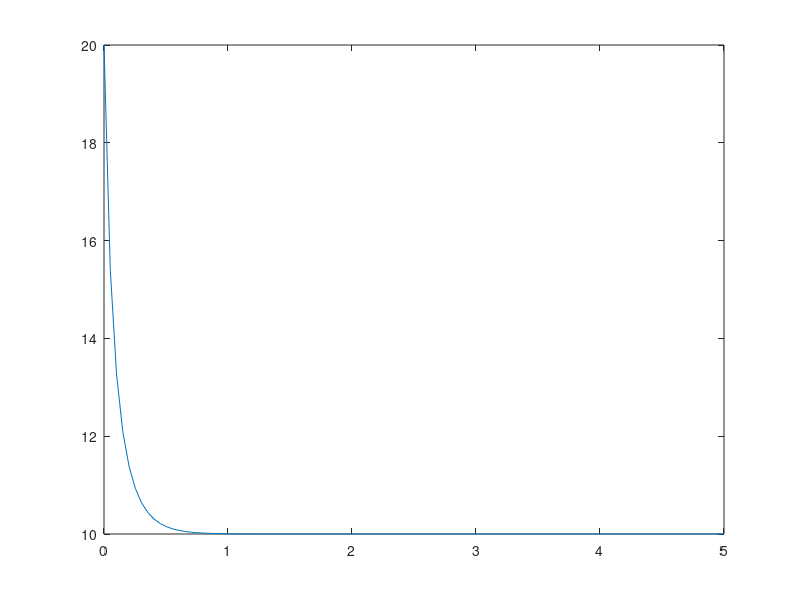

MATLAB code for this plot: (Note: this script raises an error after producing the figure.)
%% Variables

Analyt_Sol = @(t) 200./(20-10*exp(-7.*t));  % Analytical Solution
f = @(p) 7*(1-p/10)*p;						% ODE diff(p) = f(p)
D_f = @(p)(7*(1-p/5));						% diff of f wrt p
p0 = 20;									% Initial value
t_end = 5;									% end time
dt = [1 1/2 1/4 1/8 1/16 1/32];				% time steps
Er_ExEul = zeros(1, length(dt));			% App. Error of Explicit Euler method
Er_Heun = zeros(1, length(dt));				% App. Error of method of Heun
Er_ImEul = zeros(1, length(dt));			% App. Error of Implicit Euler
Er_AdMol = zeros(1, length(dt));			% App. Error of Adams Moulton method
Er_AML1 = zeros(1, length(dt));				% App. Error of Adams Moulton Linearization-1
Er_AML2 = zeros(1, length(dt));				% App. Error of Adams Moulton Linearization-2
% Color definition matrix for graphs
Color = {[1 1 0], [1 0 1], [0 1 1], [1 0 0], [0 1 0], [0 0 1], [0 0 0]};
% Figure position matrix for figures
FigPosition = {[66 277 512 384], [436 278 512 384], [855 278 512 384], [66 1 512 384], [434 1 512 384],[855 1 512 384]};

%% a)

p = 20;                                  % Y axis value limits
t = linspace(t_end,0);
close all
set(0, 'DefaultFigurePosition', FigPosition{1})
figure
plot(t,Analyt_Sol(t));                   % Plotted p(t) in a graph


%% b)

% Explicit Euler
% all Explicit Euler aproximation values are calculated along with the
% error E_Ex_Eul

set(0, 'DefaultFigurePosition', FigPosition{1})
close all
figure('name','Explicit Euler');

for i=1:length(dt)
t = 0:dt(i):t_end;
p = Analyt_Sol(t);

y = Euler(f,p0,dt(i),t_end);
Er_ExEul(i) = sqrt((dt(i)/5)*sum((y-p).^2));
plot(t,y,'Color',Color{i},'LineStyle','-')
hold on
end

plot(t,p,'Color',Color{length(dt)+1},'LineStyle','-')
axis([0,5,0,20]);
fprintf(['The following vector shows the errors obtained for comparing '...
         'the euler approximation to the analytical sol. on different steps.\n']);
disp(Er_ExEul)
fprintf(['Error Factors for Explicit Euler method: \n']);
Er_ExEul_Factor = Er_ExEul(1:end-1)./Er_ExEul(2:end);
disp(Er_ExEul_Factor)

xlabel('Time t')
legend(strcat('Explicit Euler with dt =',' ',num2str(dt(1))),...
       strcat('Explicit Euler with dt =',' ',num2str(dt(2))),...
       strcat('Explicit Euler with dt =',' ',num2str(dt(3))),...
       strcat('Explicit Euler with dt =',' ',num2str(dt(4))),...
	   strcat('Explicit Euler with dt =',' ',num2str(dt(5))),...
	   strcat('Explicit Euler with dt =',' ',num2str(dt(6))),...
       'Analytical Solution', 'Location','northeast')
title(['Comparison of Explicit Euler approximations wtr time step ' ...
       'and analytical solution.'])
hold off

% Heun
% all Heun aproximation values are calculated along with the
% error Er_Heun

set(0, 'DefaultFigurePosition', FigPosition{2})
figure('name','Heun');

for i=1:length(dt)
t = 0:dt(i):t_end;
p = Analyt_Sol(t);

y = Heun(f,p0,dt(i),t_end);
Er_Heun(i) = sqrt((dt(i)/5)*sum((y-p).^2));
plot(t,y,'Color',Color{i},'LineStyle','-')
hold on
end

plot(t,p,'Color',Color{length(dt)+1},'LineStyle','-')
axis([0,5,0,20]);
fprintf(['The following vector shows the errors obtained for comparing '...
         'the euler approximation to the analytical sol. on different steps.\n']);
disp(Er_Heun)
xlabel('Time t')
legend(strcat('Heun with dt =',' ',num2str(dt(1))),...
       strcat('Heun with dt =',' ',num2str(dt(2))),...
       strcat('Heun with dt =',' ',num2str(dt(3))),...
       strcat('Heun with dt =',' ',num2str(dt(4))),...
	   strcat('Heun with dt =',' ',num2str(dt(5))),...
	   strcat('Heun with dt =',' ',num2str(dt(6))),...
       'Analytical Solution', 'Location','northeast')
title(['Comparison of Heun approximations wtr time step ' ...
       'and analytical solution.'])
hold off


%% c) and d)
% Implicit Euler
% all Implicit Euler aproximation values are calculated along with the
% error Er_ImEul

set(0, 'DefaultFigurePosition', FigPosition{3})
figure('name','Implicit Euler');

for i=1:length(dt)
t = 0:dt(i):t_end;
p = Analyt_Sol(t);
y = Im_Eul(f,D_f,p0,dt(i),t_end);
Er_ImEul(i) = sqrt((dt(i)/5)*sum((y-p).^2));
plot(t,y,'Color',Color{i},'LineStyle','-')
hold on
end

plot(t,p,'Color',Color{length(dt)+1},'LineStyle','-')
axis([0,5,0,20]);
fprintf(['The following vector shows the errors obtained for comparing '...
         'the euler approximation to the analytical sol. on different steps.\n']);
disp(Er_ImEul)
Er_ImEul_Factor = Er_ImEul(1:end-1)./Er_ImEul(2:end);
disp(Er_ImEul_Factor)
xlabel('Time t')
legend(strcat('dt =',' ',num2str(dt(1))),...
       strcat('dt =',' ',num2str(dt(2))),...
       strcat('dt =',' ',num2str(dt(3))),...
       strcat('dt =',' ',num2str(dt(4))),...
	   strcat('dt =',' ',num2str(dt(5))),...
	   strcat('dt =',' ',num2str(dt(6))),...
       'Analytical Solution', 'Location','northeast')
title(['Comparison of Implicit Euler approximations wtr time step ' ...
       'and analytical solution.'])
hold off


% Adams Moulton
% all Adams Moulton aproximation values are calculated along with the
% error Er_Heun

set(0, 'DefaultFigurePosition', FigPosition{4})
figure('name','Adams Moulton');

for i=1:length(dt)
t = 0:dt(i):t_end;
p = Analyt_Sol(t);
y = Adams_Moulton(f,D_f,p0,dt(i),t_end);
Er_AdMol(i) = sqrt((dt(i)/5)*sum((y-p).^2));
plot(t,y,'Color',Color{i},'LineStyle','-')
hold on
end

plot(t,p,'Color',Color{length(dt)+1},'LineStyle','-')
axis([0,5,-20,20]);				% JFT
fprintf(['The following vector shows the errors obtained for comparing '...
         'the euler approximation to the analytical sol. on different steps.\n']);
disp(dt)
disp(Er_AdMol)
xlabel('Time t')
legend(strcat('dt =',' ',num2str(dt(1))),...
       strcat('dt =',' ',num2str(dt(2))),...
       strcat('dt =',' ',num2str(dt(3))),...
       strcat('dt =',' ',num2str(dt(4))),...
	   strcat('dt =',' ',num2str(dt(5))),...
	   strcat('dt =',' ',num2str(dt(6))),...
       'Analytical Solution', 'Location','northeast')
title(['Comparison of ADAMS MOULTON approximations wtr time step ' ...
       'and analytical solution.'])
hold off


%% e) and f)
% Adams Moulton Linearization 1
% all Adams Moulton linearization1 aproximation values are calculated along with the
% error Er_AML1

set(0, 'DefaultFigurePosition', FigPosition{5})
figure('name','AM Linearization1');

for i=1:length(dt)
t = 0:dt(i):t_end;
p = Analyt_Sol(t);
y = AM_Lin1(p0,dt(i),t_end);
Er_AML1(i) = sqrt((dt(i)/5)*sum((y-p).^2));
plot(t,y,'Color',Color{i},'LineStyle','-')
hold on
end

plot(t,p,'Color',Color{length(dt)+1},'LineStyle','-')
axis([0,5,0,20]);
fprintf(['The following vector shows the errors obtained for comparing '...
         'the Adams Moulton with Linearization1 to the analytical sol. on different steps.\n']);
disp(Er_AML1)
xlabel('Time t')
legend(strcat('dt =',' ',num2str(dt(1))),...
       strcat('dt =',' ',num2str(dt(2))),...
       strcat('dt =',' ',num2str(dt(3))),...
       strcat('dt =',' ',num2str(dt(4))),...
	   strcat('dt =',' ',num2str(dt(5))),...
	   strcat('dt =',' ',num2str(dt(6))),...
       'Analytical Solution', 'Location','northeast')
title(['Comparison of Implicit Euler approximations wtr time step ' ...
       'and analytical solution.'])
hold off

% Adams Moulton Linearization 2
% all Adams Moulton linearization1 aproximation values are calculated along with the
% error Er_AML2

t_end = 30;				% JFT

set(0, 'DefaultFigurePosition', FigPosition{6})
figure('name','AM Linearization2');

for i=1:length(dt)
t = 0:dt(i):t_end;
p = Analyt_Sol(t);
y = AM_Lin2(p0,dt(i),t_end);
Er_AML2(i) = sqrt((dt(i)/5)*sum((y-p).^2));
plot(t,y,'Color',Color{i},'LineStyle','-')
hold on
end

plot(t,p,'Color',Color{length(dt)+1},'LineStyle','-')
%axis([0,5,0,20]);
fprintf(['The following vector shows the errors obtained for comparing '...
         'the Adams Moulton with Linearization2 to the analytical sol. on different steps.\n']);
disp(Er_AML2)
xlabel('Time t')
legend(strcat('dt =',' ',num2str(dt(1))),...
       strcat('dt =',' ',num2str(dt(2))),...
       strcat('dt =',' ',num2str(dt(3))),...
       strcat('dt =',' ',num2str(dt(4))),...
	   strcat('dt =',' ',num2str(dt(5))),...
	   strcat('dt =',' ',num2str(dt(6))),...
       'Analytical Solution', 'Location','northeast')
title(['Comparison of AM Linearization2 approximations wtr time step ' ...
       'and analytical solution.'])
hold off